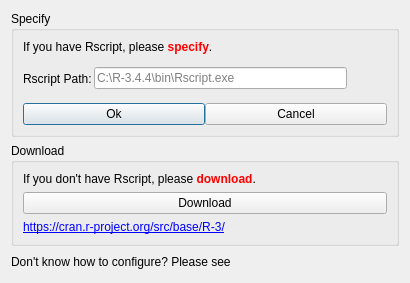
<?xml version="1.0" encoding="UTF-8"?>
<ui version="4.0">
 <class>ExePath</class>
 <widget class="QDialog" name="ExePath">
  <property name="geometry">
   <rect>
    <x>0</x>
    <y>0</y>
    <width>410</width>
    <height>268</height>
   </rect>
  </property>
  <property name="minimumSize">
   <size>
    <width>410</width>
    <height>0</height>
   </size>
  </property>
  <property name="maximumSize">
   <size>
    <width>410</width>
    <height>16777215</height>
   </size>
  </property>
  <property name="windowTitle">
   <string>Specify excutable path</string>
  </property>
  <layout class="QVBoxLayout" name="verticalLayout_2">
   <item>
    <widget class="QGroupBox" name="groupBox_2">
     <property name="title">
      <string>Specify</string>
     </property>
     <layout class="QGridLayout" name="gridLayout_2">
      <property name="horizontalSpacing">
       <number>2</number>
      </property>
      <item row="0" column="0" colspan="3">
       <widget class="QLabel" name="label_3">
        <property name="text">
         <string>&lt;html&gt;&lt;head/&gt;&lt;body&gt;&lt;p&gt;If you have Rscript, please &lt;span style=&quot; font-weight:600; color:#ff0000;&quot;&gt;specify&lt;/span&gt;.&lt;/p&gt;&lt;/body&gt;&lt;/html&gt;</string>
        </property>
        <property name="wordWrap">
         <bool>true</bool>
        </property>
       </widget>
      </item>
      <item row="1" column="0">
       <widget class="QLabel" name="label">
        <property name="text">
         <string>Rscript Path:</string>
        </property>
       </widget>
      </item>
      <item row="1" column="1">
       <widget class="QLineEdit" name="lineEdit">
        <property name="dragEnabled">
         <bool>true</bool>
        </property>
        <property name="readOnly">
         <bool>true</bool>
        </property>
        <property name="placeholderText">
         <string>C:\R-3.4.4\bin\Rscript.exe</string>
        </property>
       </widget>
      </item>
      <item row="2" column="0" colspan="3">
       <layout class="QHBoxLayout" name="horizontalLayout">
        <item>
         <widget class="QPushButton" name="pushButton">
          <property name="text">
           <string>Ok</string>
          </property>
          <property name="icon">
           <iconset resource="myRes.qrc">
            <normaloff>:/picture/resourses/btn_ok.png</normaloff>:/picture/resourses/btn_ok.png</iconset>
          </property>
         </widget>
        </item>
        <item>
         <widget class="QPushButton" name="pushButton_2">
          <property name="text">
           <string>Cancel</string>
          </property>
          <property name="icon">
           <iconset resource="myRes.qrc">
            <normaloff>:/picture/resourses/btn_close.png</normaloff>:/picture/resourses/btn_close.png</iconset>
          </property>
         </widget>
        </item>
       </layout>
      </item>
      <item row="1" column="2">
       <widget class="QToolButton" name="toolButton_3">
        <property name="styleSheet">
         <string notr="true"/>
        </property>
        <property name="text">
         <string/>
        </property>
        <property name="icon">
         <iconset resource="myRes.qrc">
          <normaloff>:/picture/resourses/Open_folder_add_512px_1186192_easyicon.net.png</normaloff>:/picture/resourses/Open_folder_add_512px_1186192_easyicon.net.png</iconset>
        </property>
        <property name="iconSize">
         <size>
          <width>30</width>
          <height>30</height>
         </size>
        </property>
        <property name="checkable">
         <bool>false</bool>
        </property>
        <property name="checked">
         <bool>false</bool>
        </property>
        <property name="autoRaise">
         <bool>true</bool>
        </property>
       </widget>
      </item>
     </layout>
    </widget>
   </item>
   <item>
    <widget class="QGroupBox" name="groupBox">
     <property name="title">
      <string>Download</string>
     </property>
     <layout class="QVBoxLayout" name="verticalLayout">
      <item>
       <widget class="QLabel" name="label_2">
        <property name="text">
         <string>&lt;html&gt;&lt;head/&gt;&lt;body&gt;&lt;p&gt;If you don't have Rscript, please &lt;span style=&quot; font-weight:600; color:#ff0000;&quot;&gt;download&lt;/span&gt;.&lt;/p&gt;&lt;/body&gt;&lt;/html&gt;</string>
        </property>
        <property name="wordWrap">
         <bool>true</bool>
        </property>
       </widget>
      </item>
      <item>
       <widget class="QPushButton" name="pushButton_5">
        <property name="text">
         <string>Download</string>
        </property>
        <property name="icon">
         <iconset resource="myRes.qrc">
          <normaloff>:/picture/resourses/Install.png</normaloff>:/picture/resourses/Install.png</iconset>
        </property>
       </widget>
      </item>
      <item>
       <widget class="QLabel" name="label_4">
        <property name="text">
         <string>&lt;html&gt;&lt;head/&gt;&lt;body&gt;&lt;p&gt;&lt;a href=&quot;https://cran.r-project.org/src/base/R-3/&quot;&gt;&lt;span style=&quot; text-decoration: underline; color:#0000ff;&quot;&gt;https://cran.r-project.org/src/base/R-3/&lt;/span&gt;&lt;/a&gt;&lt;/p&gt;&lt;/body&gt;&lt;/html&gt;</string>
        </property>
        <property name="openExternalLinks">
         <bool>false</bool>
        </property>
        <property name="textInteractionFlags">
         <set>Qt::LinksAccessibleByMouse|Qt::TextSelectableByMouse</set>
        </property>
       </widget>
      </item>
     </layout>
    </widget>
   </item>
   <item>
    <layout class="QHBoxLayout" name="horizontalLayout_2">
     <item>
      <widget class="QLabel" name="label_5">
       <property name="text">
        <string>Don't know how to configure? Please see</string>
       </property>
      </widget>
     </item>
     <item>
      <widget class="ClickedLableGif" name="label_6">
       <property name="toolTip">
        <string>Brief example</string>
       </property>
       <property name="text">
        <string/>
       </property>
      </widget>
     </item>
     <item>
      <spacer name="horizontalSpacer">
       <property name="orientation">
        <enum>Qt::Horizontal</enum>
       </property>
       <property name="sizeHint" stdset="0">
        <size>
         <width>40</width>
         <height>20</height>
        </size>
       </property>
      </spacer>
     </item>
    </layout>
   </item>
  </layout>
 </widget>
 <customwidgets>
  <customwidget>
   <class>ClickedLableGif</class>
   <extends>QLabel</extends>
   <header>src.CustomWidget.h</header>
  </customwidget>
 </customwidgets>
 <tabstops>
  <tabstop>pushButton</tabstop>
  <tabstop>toolButton_3</tabstop>
  <tabstop>pushButton_5</tabstop>
  <tabstop>lineEdit</tabstop>
  <tabstop>pushButton_2</tabstop>
 </tabstops>
 <resources>
  <include location="myRes.qrc"/>
 </resources>
 <connections/>
</ui>
